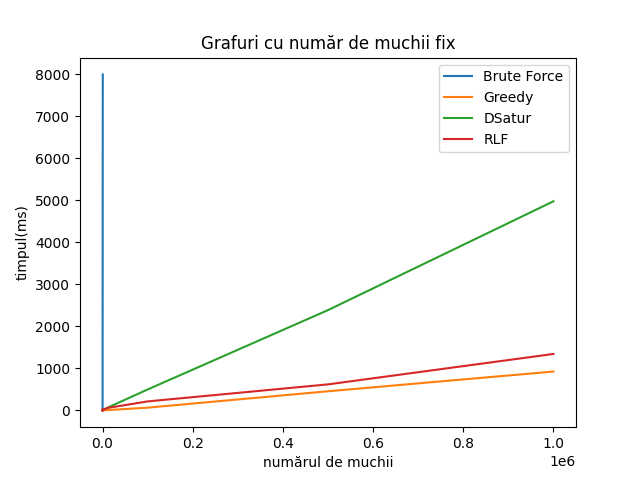

Write Python code to recreate this figure.
import matplotlib.pyplot as plt
import numpy as np 

plt.title("Grafuri cu număr de muchii fix") 
plt.xlabel("numărul de muchii") 
plt.ylabel("timpul(ms)")

data = np.array([
    [0, 0],
    [10, 25.6],
    [100, 112.5],
    [500, 8000],
])

data2 = np.array([
    [0, 0],
    [10, 1],
    [100, 1],
    [500, 1.3],
    [1000, 1.6],
    [10000, 6.7],
    [100000, 65.2],
    [500000, 455.6],
    [1000000, 925.4],
])

data3 = np.array([
    [0, 0],
    [10, 5.5],
    [100, 4.2],
    [500, 5.6],
    [1000, 8.6],
    [10000, 59.2],
    [100000, 498.3],
    [500000, 2387.9],
    [1000000, 4978.7],
])

data4 = np.array([
    [0, 0],
    [10, 27.8],
    [100, 12.5],
    [500, 10.5],
    [1000, 14.2],
    [10000, 56.4],
    [100000, 214.1],
    [500000, 619.7],
    [1000000, 1343.8],
])

x, y = data.T
plt.plot(x, y, label='Brute Force')

x, y = data2.T
plt.plot(x, y, label='Greedy')

x, y = data3.T
plt.plot(x, y, label='DSatur')

x, y = data4.T
plt.plot(x, y, label='RLF')

plt.legend()


# Save the figure as a png file
plt.savefig('fig6.png')